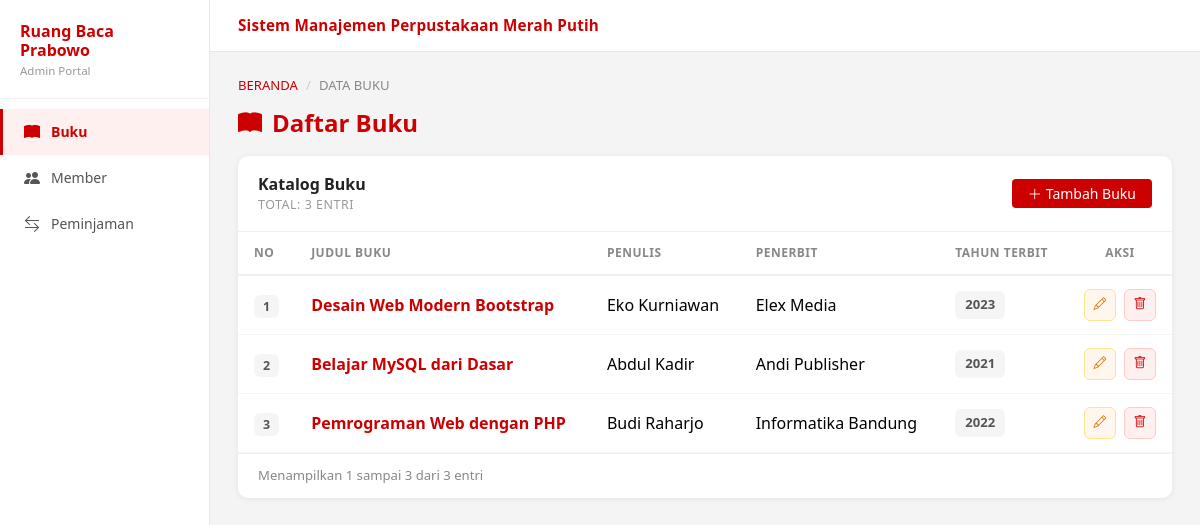
The page /Buku.php on the database its author committed.
### tables this page shows
CREATE TABLE IF NOT EXISTS buku (
    id_buku      INT AUTO_INCREMENT PRIMARY KEY,
    judul_buku   VARCHAR(500) NOT NULL,
    penulis      VARCHAR(500) NOT NULL,
    penerbit     VARCHAR(250),
    tahun_terbit INT
);

### Model.php (called while the page is built, shortened)
<?php
function getAllBuku(): mysqli_result {
    $conn = getKoneksi();
    return mysqli_query($conn, "SELECT * FROM buku ORDER BY id_buku DESC");
}

### Buku.php (the view, shortened to what this page needs)
<?php
require_once 'Model.php';
$dataBuku = getAllBuku();
$total    = mysqli_num_rows($dataBuku);
include '_layout.php';
?>
        <nav aria-label="breadcrumb">
            <ol class="breadcrumb">
                <li class="breadcrumb-item"><a href="Buku.php">BERANDA</a></li>
                <li class="breadcrumb-item active">DATA BUKU</li>
            </ol>
        </nav>
        <h4 class="page-title"><i class="bi bi-book-fill"></i> Daftar Buku</h4>
        <div class="content-card">
            <div class="content-card-header">
                <div>
                    <div style="font-weight:700;color:#222">Katalog Buku</div>
                    <div style="font-size:.78rem;color:#999;text-transform:uppercase;letter-spacing:.5px">Total: <?= $total ?> Entri</div>
                </div>
                <a href="FormBuku.php" class="btn btn-merah btn-sm px-3">
                    <i class="bi bi-plus-lg me-1"></i>Tambah Buku
                </a>
            </div>
            <div class="table-responsive">
                <table class="table">
                    <thead>
                        <tr>
                            <th style="width:52px">No</th>
                            <th>Judul Buku</th>
                            <th>Penulis</th>
                            <th>Penerbit</th>
                            <th>Tahun Terbit</th>
                            <th class="text-center" style="width:90px">Aksi</th>
                        </tr>
                    </thead>
                    <tbody>
                    <?php
                    $no = 1;
                    if ($total > 0):
                        while ($row = mysqli_fetch_assoc($dataBuku)): ?>
                        <tr>
                            <td><span class="badge-no"><?= $no++ ?></span></td>
                            <td><a class="nama-link"><?= htmlspecialchars($row['judul_buku']) ?></a></td>
                            <td><?= htmlspecialchars($row['penulis']) ?></td>
                            <td><?= htmlspecialchars($row['penerbit'] ?? '—') ?></td>
                            <td><span class="badge-tahun"><?= htmlspecialchars($row['tahun_terbit'] ?? '—') ?></span></td>
                            <td>
                                <div class="d-flex gap-2 justify-content-center">
                                    <a href="FormBuku.php?id=<?= $row['id_buku'] ?>" class="btn btn-icon-edit" title="Edit">
                                        <i class="bi bi-pencil" style="font-size:.8rem"></i>
                                    </a>
                                    <a href="Buku.php?action=delete&id=<?= $row['id_buku'] ?>"
                                       class="btn btn-icon-del" title="Hapus"
                                       onclick="return confirm('Hapus buku ini?')">
                                        <i class="bi bi-trash" style="font-size:.8rem"></i>
                                    </a>
                                </div>
                            </td>
                        </tr>
                    <?php endwhile; else: ?>
                        <tr><td colspan="6" class="text-center py-5 text-muted">
                            <i class="bi bi-inbox fs-2 d-block mb-2"></i>Belum ada data buku.
                        </td></tr>
                    <?php endif; ?>
                    </tbody>
                </table>
            </div>
            <div class="content-card-footer">
                <span>Menampilkan 1 sampai <?= $total ?> dari <?= $total ?> entri</span>
            </div>
        </div>
    </div>
</div>
</body></html>

### _layout.php (style rules this page uses)
:root { --merah: #cc0000; --merah-dark: #990000; --merah-light: #fff0f0; --sidebar-w: 210px; }
* { box-sizing: border-box; }
body { background: #f4f4f4; font-family: 'Segoe UI', sans-serif; margin: 0; }
.content-card { background: #fff; border-radius: 10px; box-shadow: 0 1px 6px rgba(0,0,0,.07); overflow: hidden; }
.content-card-header { padding: 16px 20px; border-bottom: 1px solid #f0f0f0; display: flex; align-items: center; justify-content: space-between; }
.content-card-footer { padding: 12px 20px; border-top: 1px solid #f0f0f0; font-size: .82rem; color: #888; display: flex; align-items: center; justify-content: space-between; }
.table { margin: 0; }
.table thead th { background: #fff; color: #888; font-size: .75rem; text-transform: uppercase; letter-spacing: .5px; font-weight: 700; border-bottom: 2px solid #f0f0f0; padding: 12px 16px; white-space: nowrap; }
.table tbody td { padding: 13px 16px; vertical-align: middle; border-color: #f5f5f5; }
.btn-merah { background: var(--merah); color: #fff; border: none; }
.btn-icon-edit { background: #fff7ed; color: #d97706; border: 1px solid #fde68a; width:32px;height:32px;padding:0;border-radius:6px; }
.btn-icon-del { background: #fff0f0; color: var(--merah); border: 1px solid #fecaca; width:32px;height:32px;padding:0;border-radius:6px; }
.badge-no { background:#f5f5f5; color:#555; border-radius:6px; font-size:.78rem; padding:3px 9px; font-weight:600; }
.nama-link { color: var(--merah); font-weight: 600; text-decoration: none; }
.badge-tahun { background:#f5f5f5; color:#555; border-radius:6px; font-size:.82rem; padding:4px 10px; font-weight:600; display:inline-block; }
.breadcrumb { font-size:.82rem; margin-bottom:14px; }
.breadcrumb-item a { color: var(--merah); text-decoration:none; }
.breadcrumb-item.active { color:#888; }
.breadcrumb-item + .breadcrumb-item::before { color:#ccc; }
.page-title { font-size:1.5rem; font-weight:800; color:var(--merah); margin:0 0 18px; display:flex; align-items:center; gap:10px; }
.page-title i { color:var(--merah); }

### rows shown on the page
buku: judul_buku "Desain Web Modern Bootstrap", penulis "Eko Kurniawan", penerbit "Elex Media", tahun_terbit "2023"
buku: judul_buku "Belajar MySQL dari Dasar", penulis "Abdul Kadir", penerbit "Andi Publisher", tahun_terbit "2021"
buku: judul_buku "Pemrograman Web dengan PHP", penulis "Budi Raharjo", penerbit "Informatika Bandung", tahun_terbit "2022"

### other values the page prints
$total "3"
